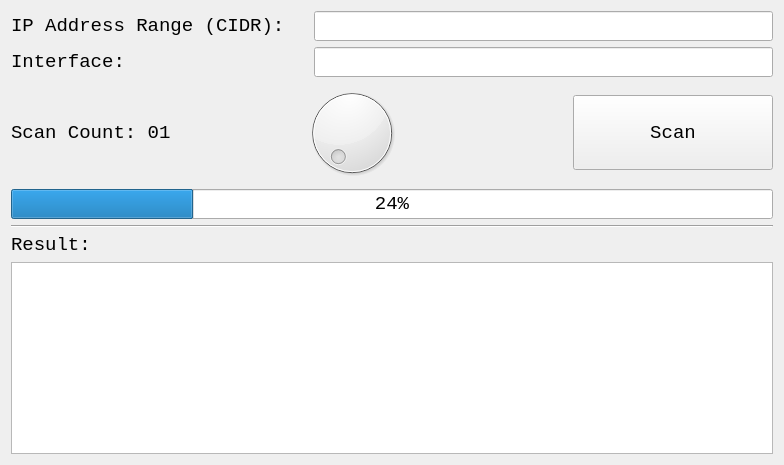
          <widget class="QWidget" name="NetworkScannerTab">
           <attribute name="title">
            <string>Network Scanner</string>
           </attribute>
           <layout class="QGridLayout" name="gridLayout_7">
            <item row="0" column="0">
             <layout class="QGridLayout" name="gridLayout_6">
              <item row="2" column="0">
               <layout class="QGridLayout" name="gridLayout_5">
                <item row="1" column="0">
                 <widget class="QTextBrowser" name="textBrowser">
                  <property name="font">
                   <font>
                    <family>Monospace</family>
                    <pointsize>12</pointsize>
                   </font>
                  </property>
                  <property name="html">
                   <string>&lt;!DOCTYPE HTML PUBLIC &quot;-//W3C//DTD HTML 4.0//EN&quot; &quot;http://www.w3.org/TR/REC-html40/strict.dtd&quot;&gt;
&lt;html&gt;&lt;head&gt;&lt;meta name=&quot;qrichtext&quot; content=&quot;1&quot; /&gt;&lt;style type=&quot;text/css&quot;&gt;
p, li { white-space: pre-wrap; }
&lt;/style&gt;&lt;/head&gt;&lt;body style=&quot; font-family:'Monospace'; font-size:12pt; font-weight:400; font-style:normal;&quot;&gt;
&lt;p style=&quot;-qt-paragraph-type:empty; margin-top:0px; margin-bottom:0px; margin-left:0px; margin-right:0px; -qt-block-indent:0; text-indent:0px;&quot;&gt;&lt;br /&gt;&lt;/p&gt;&lt;/body&gt;&lt;/html&gt;</string>
                  </property>
                 </widget>
                </item>
                <item row="0" column="0">
                 <widget class="QLabel" name="label">
                  <property name="font">
                   <font>
                    <family>Monospace</family>
                    <pointsize>14</pointsize>
                   </font>
                  </property>
                  <property name="text">
                   <string>Result:</string>
                  </property>
                 </widget>
                </item>
               </layout>
              </item>
              <item row="1" column="0">
               <widget class="Line" name="line">
                <property name="enabled">
                 <bool>true</bool>
                </property>
                <property name="font">
                 <font>
                  <family>Monospace</family>
                  <pointsize>14</pointsize>
                 </font>
                </property>
                <property name="orientation">
                 <enum>Qt::Horizontal</enum>
                </property>
               </widget>
              </item>
              <item row="0" column="0">
               <layout class="QGridLayout" name="gridLayout_4">
                <item row="0" column="0">
                 <layout class="QGridLayout" name="gridLayout_3">
                  <item row="0" column="0">
                   <layout class="QHBoxLayout" name="horizontalLayout">
                    <item>
                     <widget class="QLabel" name="ip_address_label">
                      <property name="font">
                       <font>
                        <family>Monospace</family>
                        <pointsize>14</pointsize>
                       </font>
                      </property>
                      <property name="text">
                       <string>IP Address Range (CIDR):  </string>
                      </property>
                     </widget>
                    </item>
                    <item>
                     <widget class="QLineEdit" name="ip_address_lineEdit">
                      <property name="minimumSize">
                       <size>
                        <width>250</width>
                        <height>0</height>
                       </size>
                      </property>
                      <property name="font">
                       <font>
                        <family>Monospace</family>
                        <pointsize>14</pointsize>
                       </font>
                      </property>
                      <property name="text">
                       <string/>
                      </property>
                     </widget>
                    </item>
                   </layout>
                  </item>
                  <item row="1" column="0">
                   <layout class="QHBoxLayout" name="horizontalLayout_3">
                    <item>
                     <widget class="QLabel" name="scanner_interface_label">
                      <property name="font">
                       <font>
                        <family>Monospace</family>
                        <pointsize>14</pointsize>
                       </font>
                      </property>
                      <property name="text">
                       <string>Interface:  </string>
                      </property>
                     </widget>
                    </item>
                    <item>
                     <spacer name="horizontalSpacer">
                      <property name="orientation">
                       <enum>Qt::Horizontal</enum>
                      </property>
                      <property name="sizeType">
                       <enum>QSizePolicy::Fixed</enum>
                      </property>
                      <property name="sizeHint" stdset="0">
                       <size>
                        <width>160</width>
                        <height>20</height>
                       </size>
                      </property>
                     </spacer>
                    </item>
                    <item>
                     <widget class="QLineEdit" name="scanner_interface_lineEdit">
                      <property name="minimumSize">
                       <size>
                        <width>250</width>
                        <height>0</height>
                       </size>
                      </property>
                      <property name="font">
                       <font>
                        <family>Monospace</family>
                        <pointsize>14</pointsize>
                       </font>
                      </property>
                      <property name="text">
                       <string/>
                      </property>
                     </widget>
                    </item>
                   </layout>
                  </item>
                  <item row="2" column="0">
                   <layout class="QHBoxLayout" name="horizontalLayout_2">
                    <item>
                     <widget class="QLabel" name="scan_count_label">
                      <property name="font">
                       <font>
                        <family>Monospace</family>
                        <pointsize>14</pointsize>
                       </font>
                      </property>
                      <property name="text">
                       <string>Scan Count: 01</string>
                      </property>
                     </widget>
                    </item>
                    <item>
                     <widget class="QDial" name="scan_count_dial">
                      <property name="minimumSize">
                       <size>
                        <width>350</width>
                        <height>100</height>
                       </size>
                      </property>
                      <property name="minimum">
                       <number>1</number>
                      </property>
                      <property name="maximum">
                       <number>20</number>
                      </property>
                      <property name="value">
                       <number>1</number>
                      </property>
                     </widget>
                    </item>
                    <item>
                     <spacer name="horizontalSpacer_2">
                      <property name="orientation">
                       <enum>Qt::Horizontal</enum>
                      </property>
                      <property name="sizeHint" stdset="0">
                       <size>
                        <width>40</width>
                        <height>20</height>
                       </size>
                      </property>
                     </spacer>
                    </item>
                    <item>
                     <widget class="QPushButton" name="scan_pushButton">
                      <property name="minimumSize">
                       <size>
                        <width>200</width>
                        <height>75</height>
                       </size>
                      </property>
                      <property name="font">
                       <font>
                        <family>Monospace</family>
                        <pointsize>14</pointsize>
                       </font>
                      </property>
                      <property name="text">
                       <string>Scan</string>
                      </property>
                     </widget>
                    </item>
                   </layout>
                  </item>
                 </layout>
                </item>
                <item row="1" column="0">
                 <widget class="QProgressBar" name="scan_progressBar">
                  <property name="font">
                   <font>
                    <family>Monospace</family>
                    <pointsize>14</pointsize>
                   </font>
                  </property>
                  <property name="value">
                   <number>24</number>
                  </property>
                 </widget>
                </item>
               </layout>
              </item>
             </layout>
            </item>
           </layout>
          </widget>
